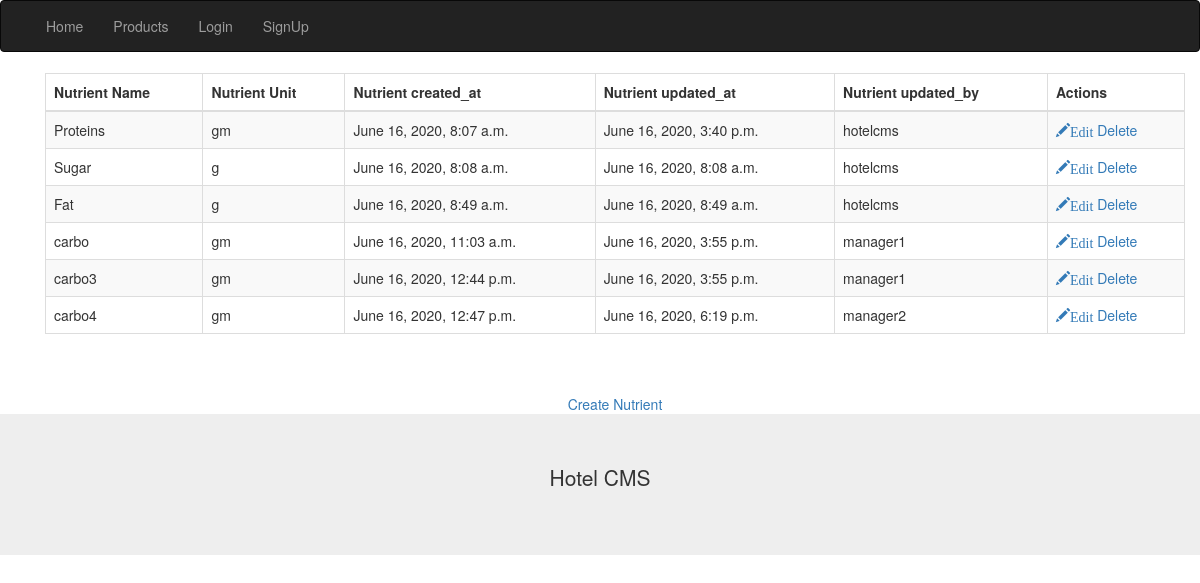
The page /hotel/nutrients_list on the database its author committed.
### hotel/models.py (models this page shows, shortened)
class Nutrient(models.Model):
    nutrient_name = models.CharField(max_length=50, unique = True)
    nutrient_unit = models.CharField(max_length=10)
    created_at = models.DateTimeField(auto_now_add=True)
    updated_at = models.DateTimeField(auto_now=True)
    updated_by = models.ForeignKey(settings.AUTH_USER_MODEL, on_delete=models.SET_NULL, null=True, blank=True)

### hotel/views.py (the view)
# urls.py: path('nutrients_list',views.nutrients_list, name= "nutrients_list"),
def nutrients_list(request):
    nutrients = Nutrient.objects.all()
    return render(request, "hotel/nutrients_list.html", {'nutrients': nutrients})

### hotel/templates/hotel/nutrients_list.html
{% extends 'hotel/header.html' %}
{% block content %}
  <div class="container">
    <table class="table table-striped table-bordered table-sm">
    <thead class="thead-dark">
    <tr>
        <th>Nutrient Name</th>
        <th>Nutrient Unit</th>
        <th>Nutrient created_at</th>
        <th>Nutrient updated_at</th>
        <th>Nutrient updated_by</th>
        <th>Actions</th>
    </tr>
    </thead>
    <tbody>
    {% for nutrie in nutrients %}
      <tr>
        <td>{{ nutrie.nutrient_name }}</td>
        <td>{{ nutrie.nutrient_unit }}</td>
        <td>{{ nutrie.created_at }}</td>
        <td>{{ nutrie.updated_at }}</td>
        <td>{{ nutrie.updated_by }}</td>
          <td>
              <a href="{% url 'hotel:nutrient_edit' nutrie.id %}"><span class="glyphicon glyphicon-pencil" >Edit</span></a>
              <a href="/hotel/nutrient/delete/{{ nutrie.id }}">Delete</a>
          </td>
      </tr>
    {% endfor %}
    </tbody>
</table>
<br>
<br>
<center><a href="/hotel/nutrient/create">Create Nutrient</a></center>
  </div>
{% endblock %}

### hotel/templates/hotel/header.html (shortened to what this page needs)
<!DOCTYPE html>
<html lang="en">
<head>
  <link rel="stylesheet" href="https://maxcdn.bootstrapcdn.com/bootstrap/3.4.1/css/bootstrap.min.css">
  {% load static %}
  <link rel="stylesheet" type="text/css" href="{% static 'hotel/style.css' %}">
</head>
<body>
<nav class="navbar navbar-inverse">
  <div class="container-fluid">
    <div class="collapse navbar-collapse" id="myNavbar">
      <ul class="nav navbar-nav">
        <li><a href="/">Home</a></li>
        <li><a href="/">Products</a></li>
        {% if user.is_authenticated %}
          <li><a href="/hotel/logout">Logout</a></li>
        {% else %}
          <li><a href="/hotel/login">Login</a></li>
          <li><a href="/hotel/sign_up">SignUp</a></li>
        {% endif %}
      </ul>
    </div>
  </div>
</nav>
<div class="container">
  <div class="row">
    <div class="col-sm-4">
    </div>
  </div>
  {% block content %}
  {% endblock %}
</div>
<div class="jumbotron text-center" style="margin-bottom:0">
  <p>Hotel CMS</p>
</div>
</body>
</html>

### rows shown on the page
Nutrient: nutrient_name "Proteins", nutrient_unit "gm", created_at "June 16, 2020, 8:07 a.m.", updated_at "June 16, 2020, 3:40 p.m.", updated_by "hotelcms"
Nutrient: nutrient_name "Sugar", nutrient_unit "g", created_at "June 16, 2020, 8:08 a.m.", updated_at "June 16, 2020, 8:08 a.m.", updated_by "hotelcms"
Nutrient: nutrient_name "Fat", nutrient_unit "g", created_at "June 16, 2020, 8:49 a.m.", updated_at "June 16, 2020, 8:49 a.m.", updated_by "hotelcms"
Nutrient: nutrient_name "carbo", nutrient_unit "gm", created_at "June 16, 2020, 11:03 a.m.", updated_at "June 16, 2020, 3:55 p.m.", updated_by "manager1"
Nutrient: nutrient_name "carbo3", nutrient_unit "gm", created_at "June 16, 2020, 12:44 p.m.", updated_at "June 16, 2020, 3:55 p.m.", updated_by "manager1"
Nutrient: nutrient_name "carbo4", nutrient_unit "gm", created_at "June 16, 2020, 12:47 p.m.", updated_at "June 16, 2020, 6:19 p.m.", updated_by "manager2"
